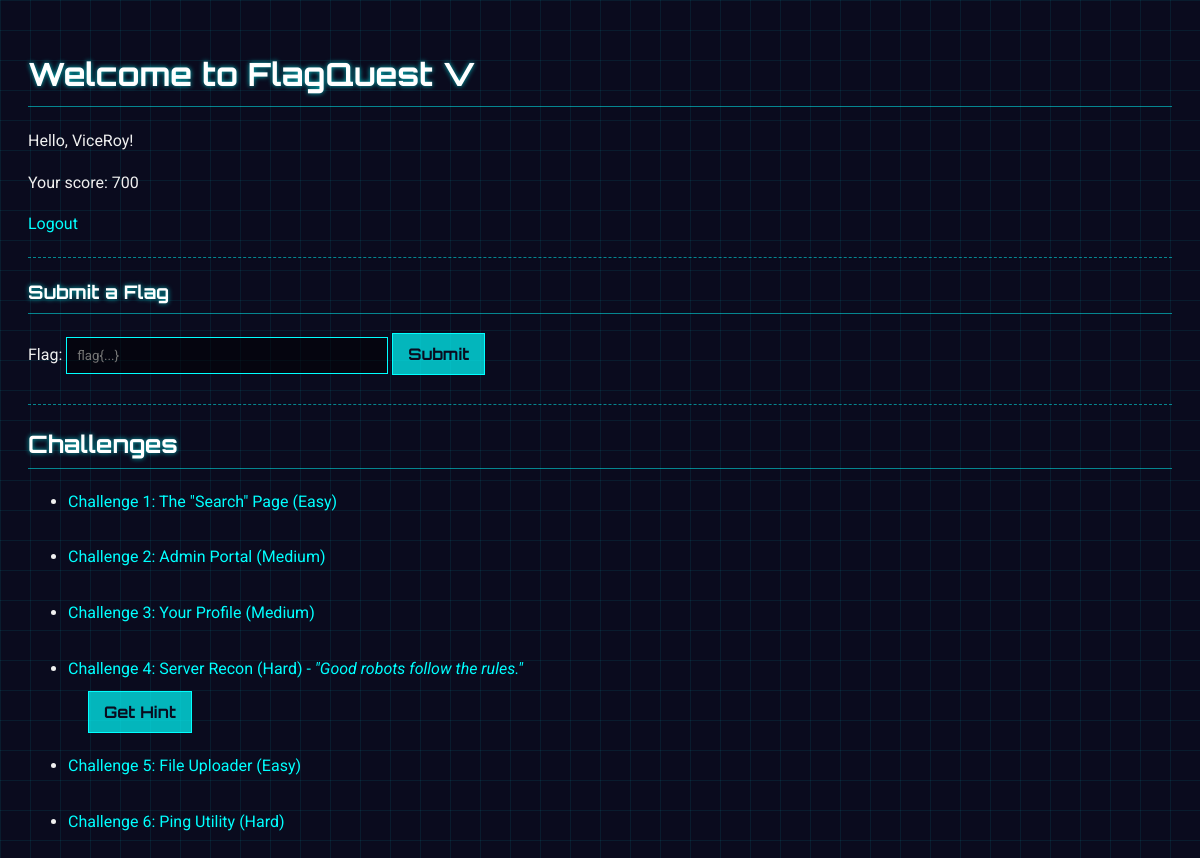
Page / (signed in) on the earlier database version.
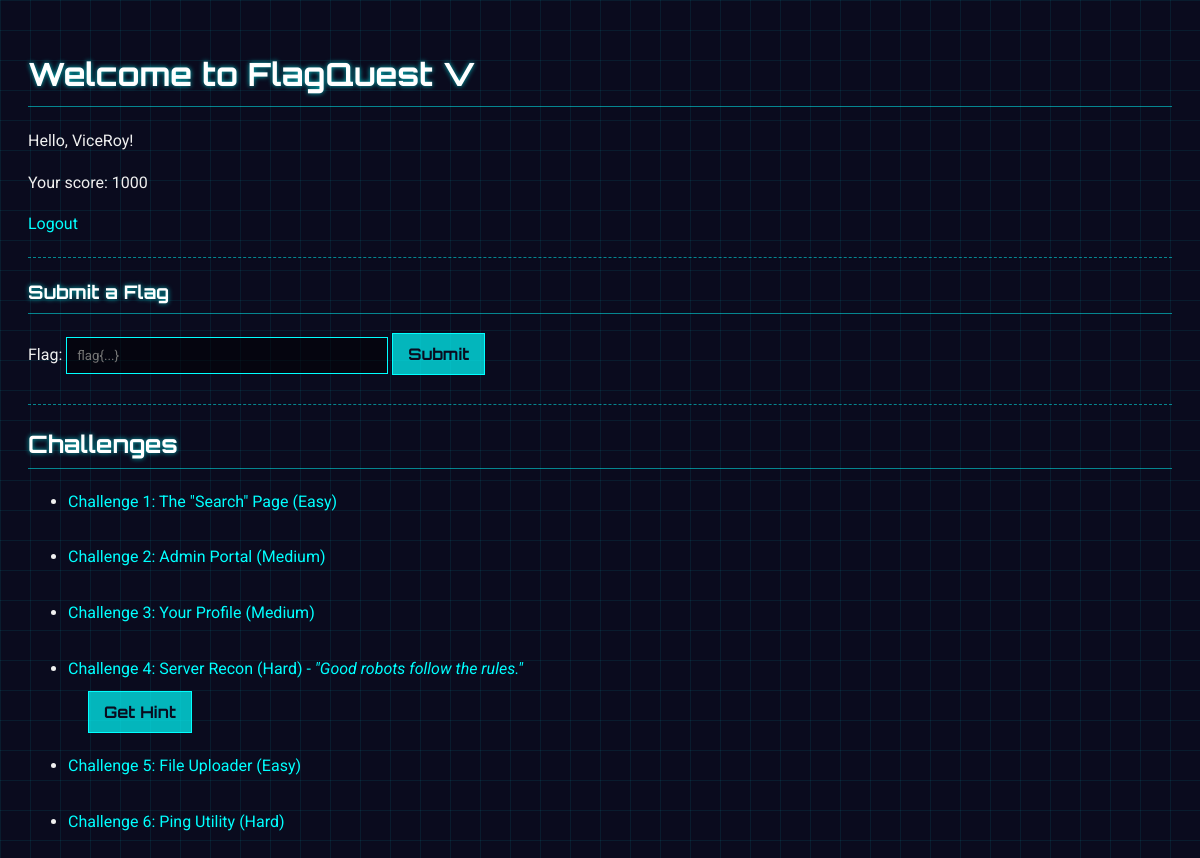
Same page on the later database version.
### app.py (models this page shows, shortened)
class User(db.Model, UserMixin):
    id = db.Column(db.Integer, primary_key=True)
    username = db.Column(db.String(80), unique=True, nullable=False)
    password_hash = db.Column(db.String(128))
    score = db.Column(db.Integer, default=0)

### app.py (the view)
@app.route('/')
def index():
    return render_template('index.html')

### app.py (called while the page is built)
@login_manager.user_loader
def load_user(user_id):
    return User.query.get(int(user_id))

### templates/index.html (shortened to what this page needs)
<!DOCTYPE html>
<html lang="en">
<head>
    <link rel="stylesheet" href="{{ url_for('static', filename='style.css') }}">
</head>
<body>
    <h1>Welcome to FlagQuest V</h1>
    {% if current_user.is_authenticated %}
        <p>Hello, {{ current_user.username }}!</p>
        <p>Your score: {{ current_user.score }}</p>
        <a href="{{ url_for('logout') }}">Logout</a>
    {% else %}
        <p>Please <a href="{{ url_for('login') }}">log in</a> or <a href="{{ url_for('register') }}">register</a> to play.</p>
    {% endif %}
    <hr>
    <h3>Submit a Flag</h3>
    <form method="POST" action="{{ url_for('submit_flag') }}">
        <label for="flag">Flag:</label>
        <input type="text" id="flag" name="flag" placeholder="flag{...}" required>
        <button type="submit">Submit</button>
    </form>
    <hr>
    <h2>Challenges</h2>
    {% if current_user.is_authenticated %}
        <ul>
            <li class="challenge-item">
                <a href="{{ url_for('search') }}">Challenge 1: The "Search" Page (Easy)</a>
            </li>
            <li class="challenge-item">
                <a href="{{ url_for('admin_login') }}">Challenge 2: Admin Portal (Medium)</a>
            </li>
            <li class="challenge-item">
                <a href="{{ url_for('profile', user_id=current_user.id) }}">Challenge 3: Your Profile (Medium)</a>
            </li>
            <li class="challenge-item">
                <a>Challenge 4: Server Recon (Hard) - <i>"Good robots follow the rules."</i></a>
                <div class="hint-container">
                    <button onclick="showHint('recon-hint')">Get Hint</button>
                </div>
            </li>
            <li class="challenge-item">
                <a href="{{ url_for('uploader') }}">Challenge 5: File Uploader (Easy)</a>
            </li>
            <li class="challenge-item">
                <a href="{{ url_for('ping_tool') }}">Challenge 6: Ping Utility (Hard)</a>
            </li>
        </ul>
    {% else %}
        <p>Log in to see the challenges.</p>
    {% endif %}
</body>
</html>

### static/style.css (style rules this page uses)
body { background-color: #0a0b1e; color: #f0f0f0; font-family: 'Roboto', sans-serif; line-height: 1.6; padding: 20px; background-image: linear-gradient(rgba(0, 255, 255, 0.07) 1px, transparent 1px), linear-gradient(90deg, rgba(0, 255, 255, 0.07) 1px, transparent 1px); background-size: 30px 30px; }
h1, h2, h3 { font-family: 'Orbitron', sans-serif; color: #ffffff; text-shadow: 0 0 5px rgba(0, 255, 255, 0.7); border-bottom: 1px solid rgba(0, 255, 255, 0.5); padding-bottom: 5px; }
a { color: #00ffff; text-decoration: none; transition: all 0.2s ease; }
input[type="text"], input[type="password"], textarea { background-color: rgba(0, 0, 0, 0.5); color: #f0f0f0; border: 1px solid #00ffff; padding: 10px; font-family: 'Roboto', sans-serif; width: 300px; margin-bottom: 10px; }
button { background-color: rgba(0, 255, 255, 0.7); color: #0a0b1e; border: 1px solid #00ffff; padding: 10px 15px; font-family: 'Orbitron', sans-serif; font-size: 1em; font-weight: 700; cursor: pointer; transition: all 0.2s ease; }
hr { border: 0; border-top: 1px dashed rgba(0, 255, 255, 0.5); margin: 20px 0; }
.challenge-item { margin-bottom: 20px; }
.challenge-item > a { margin-bottom: 10px; display: inline-block; }
.hint-container { text-align: left; flex-shrink: 0; margin-left: 20px; }

Differences in the rows shown:
changed User "ViceRoy": score "700" → "1000"
